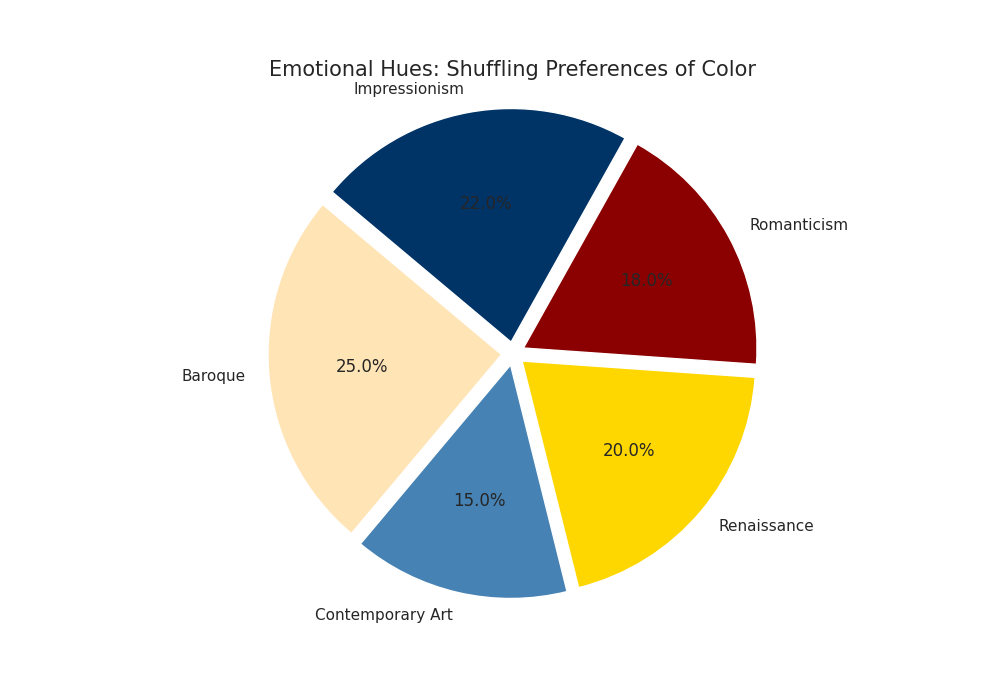

Python code for this plot:
import matplotlib.pyplot as plt

art_movements = ['Baroque', 'Contemporary Art', 'Renaissance', 'Romanticism', 'Impressionism']
color_usage = [25, 15, 20, 18, 22]
shuffled_colors = ['#FFE4B5', '#4682B4', '#FFD700', '#8B0000', '#003366']

fig, ax = plt.subplots(figsize=(10, 7))
ax.pie(color_usage, labels=art_movements, autopct='%1.1f%%',
       startangle=140, colors=shuffled_colors, explode=(0.05, 0.05, 0.05, 0.05, 0.05))

plt.title("Emotional Hues: Shuffling Preferences of Color", fontsize=15)
ax.axis('equal')  
plt.show()
